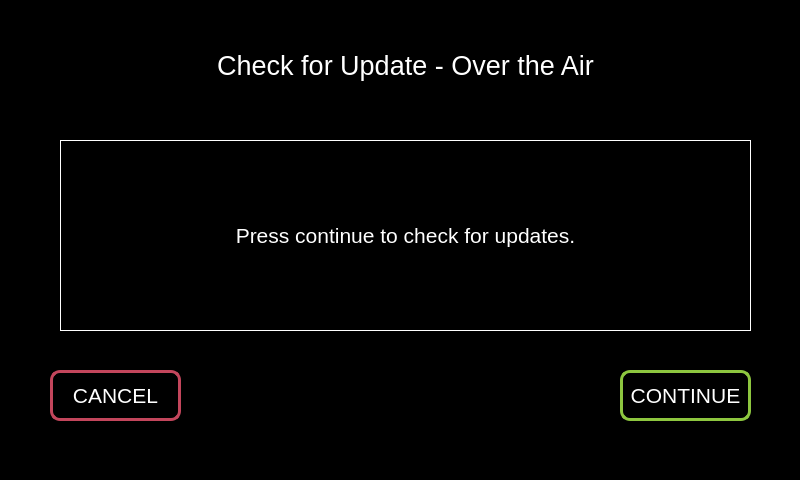
<?xml version="1.0" encoding="UTF-8"?>
<ui version="4.0">
 <class>MainWindow</class>
 <widget class="QMainWindow" name="MainWindow">
  <property name="geometry">
   <rect>
    <x>0</x>
    <y>0</y>
    <width>800</width>
    <height>480</height>
   </rect>
  </property>
  <property name="font">
   <font>
    <pointsize>14</pointsize>
   </font>
  </property>
  <property name="windowTitle">
   <string>MainWindow</string>
  </property>
  <property name="styleSheet">
   <string notr="true">background-color: rgb(0,0,0);</string>
  </property>
  <widget class="QWidget" name="centralwidget">
   <widget class="QLabel" name="title_label">
    <property name="geometry">
     <rect>
      <x>60</x>
      <y>40</y>
      <width>691</width>
      <height>51</height>
     </rect>
    </property>
    <property name="font">
     <font>
      <pointsize>20</pointsize>
     </font>
    </property>
    <property name="styleSheet">
     <string notr="true">color: rgb(255,255,255);</string>
    </property>
    <property name="text">
     <string>Check for Update - Over the Air</string>
    </property>
    <property name="alignment">
     <set>Qt::AlignCenter</set>
    </property>
   </widget>
   <widget class="QLabel" name="message_label">
    <property name="geometry">
     <rect>
      <x>60</x>
      <y>140</y>
      <width>691</width>
      <height>191</height>
     </rect>
    </property>
    <property name="font">
     <font>
      <pointsize>16</pointsize>
     </font>
    </property>
    <property name="styleSheet">
     <string notr="true">color: rgb(255,255,255);</string>
    </property>
    <property name="frameShape">
     <enum>QFrame::Box</enum>
    </property>
    <property name="text">
     <string>Press continue to check for updates.</string>
    </property>
    <property name="alignment">
     <set>Qt::AlignCenter</set>
    </property>
   </widget>
   <widget class="QPushButton" name="continue_button">
    <property name="geometry">
     <rect>
      <x>620</x>
      <y>370</y>
      <width>131</width>
      <height>51</height>
     </rect>
    </property>
    <property name="font">
     <font>
      <pointsize>16</pointsize>
     </font>
    </property>
    <property name="styleSheet">
     <string notr="true">QPushButton
{
border: 3px solid rgb(141, 198, 63); 
border-radius: 10px;
background-color: rgb(0, 0, 0);
color: rgb(255, 255, 255);
}

QPushButton:pressed
{
border-radius: 10px;
background-color: rgb(141, 198, 63); 
color: rgb(255, 255, 255);
}

</string>
    </property>
    <property name="text">
     <string>CONTINUE</string>
    </property>
   </widget>
   <widget class="QPushButton" name="cancel_button">
    <property name="geometry">
     <rect>
      <x>50</x>
      <y>370</y>
      <width>131</width>
      <height>51</height>
     </rect>
    </property>
    <property name="font">
     <font>
      <pointsize>16</pointsize>
     </font>
    </property>
    <property name="styleSheet">
     <string notr="true">QPushButton
{
border: 3px solid rgb(195, 70, 92);
border-radius: 10px;
background-color: rgb(0, 0, 0);
color: rgb(255, 255, 255);
}

QPushButton:pressed 
{
border-radius: 10px;
background-color: rgb(195, 70, 92);
color: rgb(255, 255, 255);
}

</string>
    </property>
    <property name="text">
     <string>CANCEL</string>
    </property>
   </widget>
  </widget>
 </widget>
 <resources/>
 <connections/>
</ui>
